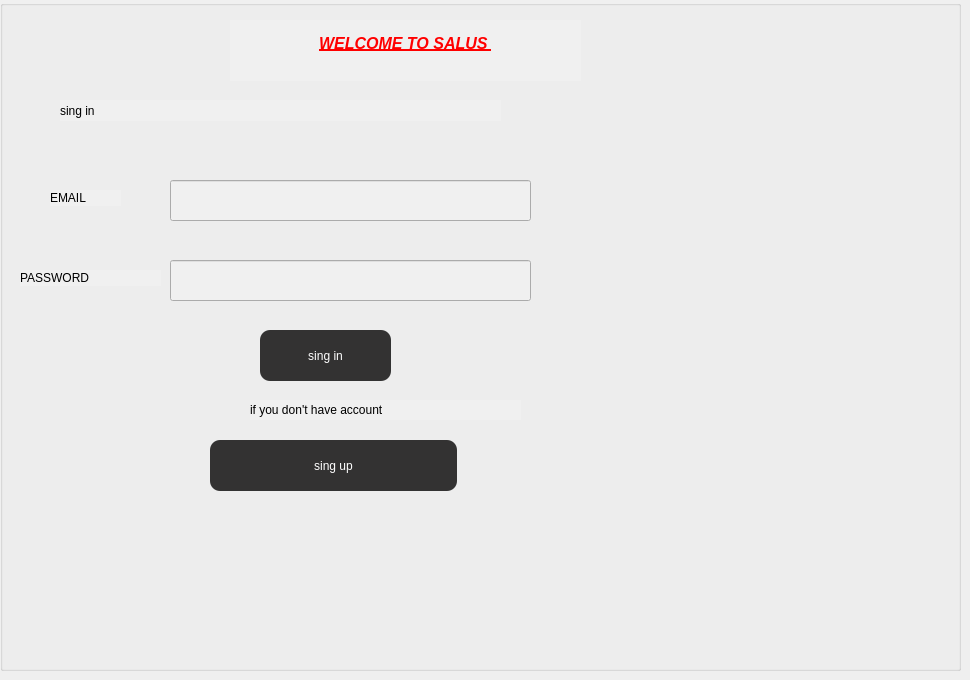
    <widget class="QWidget" name="recettes">
     <widget class="QGroupBox" name="groupBox_2">
      <property name="geometry">
       <rect>
        <x>0</x>
        <y>0</y>
        <width>961</width>
        <height>671</height>
       </rect>
      </property>
      <property name="styleSheet">
       <string notr="true">background-color: rgb(240, 240, 240);</string>
      </property>
      <property name="title">
       <string/>
      </property>
      <widget class="QLabel" name="label_43">
       <property name="geometry">
        <rect>
         <x>230</x>
         <y>20</y>
         <width>351</width>
         <height>61</height>
        </rect>
       </property>
       <property name="styleSheet">
        <string notr="true">	font: 87 10pt &quot;Nexa Rust Sans Black 01&quot;;</string>
       </property>
       <property name="text">
        <string>&lt;html&gt;&lt;head/&gt;&lt;body&gt;&lt;p align=&quot;center&quot;&gt;&lt;span style=&quot; font-size:18pt; font-weight:600; font-style:italic; text-decoration: underline; color:#ff0000; vertical-align:super;&quot;&gt;WELCOME TO SALUS &lt;/span&gt;&lt;/p&gt;&lt;/body&gt;&lt;/html&gt;</string>
       </property>
      </widget>
      <widget class="QLabel" name="label_44">
       <property name="geometry">
        <rect>
         <x>60</x>
         <y>100</y>
         <width>441</width>
         <height>21</height>
        </rect>
       </property>
       <property name="styleSheet">
        <string notr="true">font: 75 10pt &quot;Segoe UI&quot;;
</string>
       </property>
       <property name="text">
        <string>sing in</string>
       </property>
      </widget>
      <widget class="QLabel" name="label_48">
       <property name="geometry">
        <rect>
         <x>50</x>
         <y>190</y>
         <width>71</width>
         <height>16</height>
        </rect>
       </property>
       <property name="styleSheet">
        <string notr="true">font: 10pt &quot;MS Shell Dlg 2&quot;;</string>
       </property>
       <property name="text">
        <string>EMAIL</string>
       </property>
      </widget>
      <widget class="QLineEdit" name="K3_2">
       <property name="geometry">
        <rect>
         <x>170</x>
         <y>180</y>
         <width>361</width>
         <height>41</height>
        </rect>
       </property>
      </widget>
      <widget class="QLabel" name="label_50">
       <property name="geometry">
        <rect>
         <x>20</x>
         <y>270</y>
         <width>141</width>
         <height>16</height>
        </rect>
       </property>
       <property name="styleSheet">
        <string notr="true">font: 10pt &quot;MS Shell Dlg 2&quot;;</string>
       </property>
       <property name="text">
        <string>PASSWORD</string>
       </property>
      </widget>
      <widget class="QLineEdit" name="K5_2">
       <property name="geometry">
        <rect>
         <x>170</x>
         <y>260</y>
         <width>361</width>
         <height>41</height>
        </rect>
       </property>
      </widget>
      <widget class="QPushButton" name="pushButton_11">
       <property name="geometry">
        <rect>
         <x>260</x>
         <y>330</y>
         <width>131</width>
         <height>51</height>
        </rect>
       </property>
       <property name="styleSheet">
        <string notr="true">QPushButton{
    color:white;
	font: 75 10pt &quot;Source Code Pro&quot;;
	font: 87 8pt &quot;Nexa Rust Sans Black 01&quot;;
    background-color:rgb(39, 39,39);
background: rgb(51, 50, 50);
border-radius:10px;
}
QPushButton:hover
{
color:white;

background:#b20837;
border-radius:10px;
}</string>
       </property>
       <property name="text">
        <string>sing in</string>
       </property>
      </widget>
      <widget class="QPushButton" name="button_recette_2">
       <property name="geometry">
        <rect>
         <x>210</x>
         <y>440</y>
         <width>247</width>
         <height>51</height>
        </rect>
       </property>
       <property name="styleSheet">
        <string notr="true">QPushButton{
    color:white;
	font: 75 10pt &quot;Source Code Pro&quot;;
	font: 87 8pt &quot;Nexa Rust Sans Black 01&quot;;
    background-color:rgb(39, 39,39);
background: rgb(51, 50, 50);
border-radius:10px;
}
QPushButton:hover
{
color:white;

background:#b20837;
border-radius:10px;
}</string>
       </property>
       <property name="text">
        <string>sing up</string>
       </property>
       <property name="icon">
        <iconset>
         <normaloff>:/img/img/Untitled design (26).png</normaloff>:/img/img/Untitled design (26).png</iconset>
       </property>
       <property name="iconSize">
        <size>
         <width>40</width>
         <height>40</height>
        </size>
       </property>
      </widget>
      <widget class="QLabel" name="label_45">
       <property name="geometry">
        <rect>
         <x>250</x>
         <y>400</y>
         <width>271</width>
         <height>20</height>
        </rect>
       </property>
       <property name="text">
        <string>if you don't have account </string>
       </property>
      </widget>
     </widget>
    </widget>
